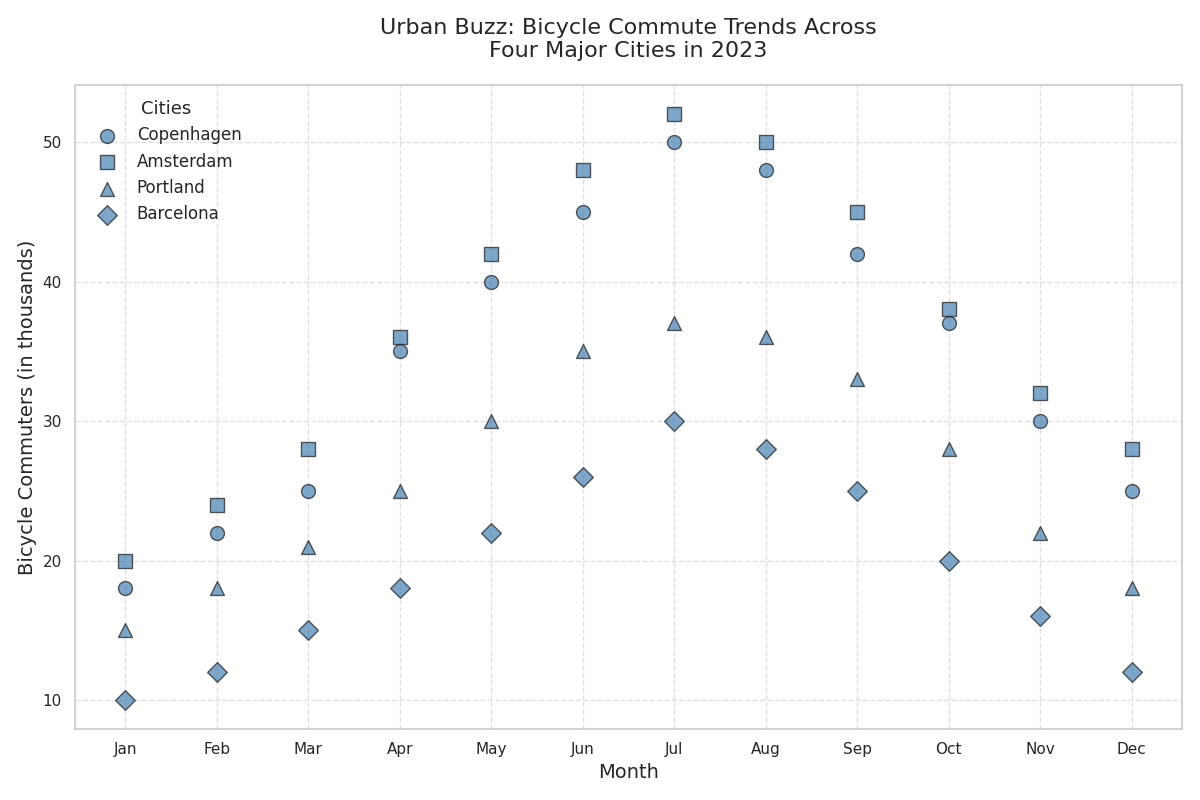

The Python source for this figure:
import matplotlib.pyplot as plt
import numpy as np

months = np.array(['Jan', 'Feb', 'Mar', 'Apr', 'May', 'Jun', 
                   'Jul', 'Aug', 'Sep', 'Oct', 'Nov', 'Dec'])

copenhagen_commuters = np.array([18, 22, 25, 35, 40, 45, 50, 48, 42, 37, 30, 25])
amsterdam_commuters = np.array([20, 24, 28, 36, 42, 48, 52, 50, 45, 38, 32, 28])
portland_commuters = np.array([15, 18, 21, 25, 30, 35, 37, 36, 33, 28, 22, 18])
barcelona_commuters = np.array([10, 12, 15, 18, 22, 26, 30, 28, 25, 20, 16, 12])

fig, ax = plt.subplots(figsize=(12, 8))

# Applying a single color 'steelblue' to all data groups
ax.scatter(months, copenhagen_commuters, label='Copenhagen', color='steelblue', marker='o', s=100, alpha=0.7, edgecolors='k')
ax.scatter(months, amsterdam_commuters, label='Amsterdam', color='steelblue', marker='s', s=100, alpha=0.7, edgecolors='k')
ax.scatter(months, portland_commuters, label='Portland', color='steelblue', marker='^', s=100, alpha=0.7, edgecolors='k')
ax.scatter(months, barcelona_commuters, label='Barcelona', color='steelblue', marker='D', s=100, alpha=0.7, edgecolors='k')

ax.set_title('Urban Buzz: Bicycle Commute Trends Across\nFour Major Cities in 2023', fontsize=16, pad=20)
ax.set_xlabel('Month', fontsize=14)
ax.set_ylabel('Bicycle Commuters (in thousands)', fontsize=14)
ax.grid(True, linestyle='--', alpha=0.6)

ax.legend(title='Cities', fontsize=12, loc='upper left', title_fontsize='13', frameon=False)

plt.tight_layout()
plt.show()
